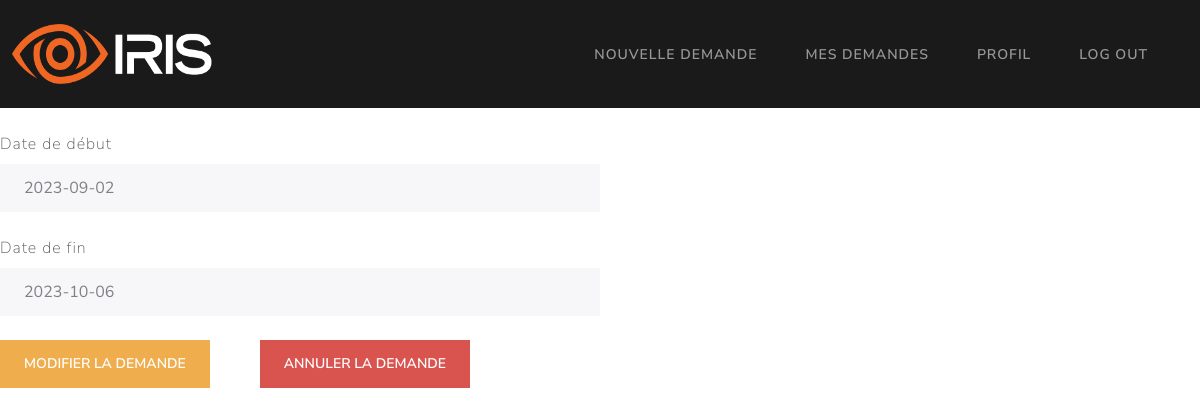
The app's page /employé/demande/1, older data.
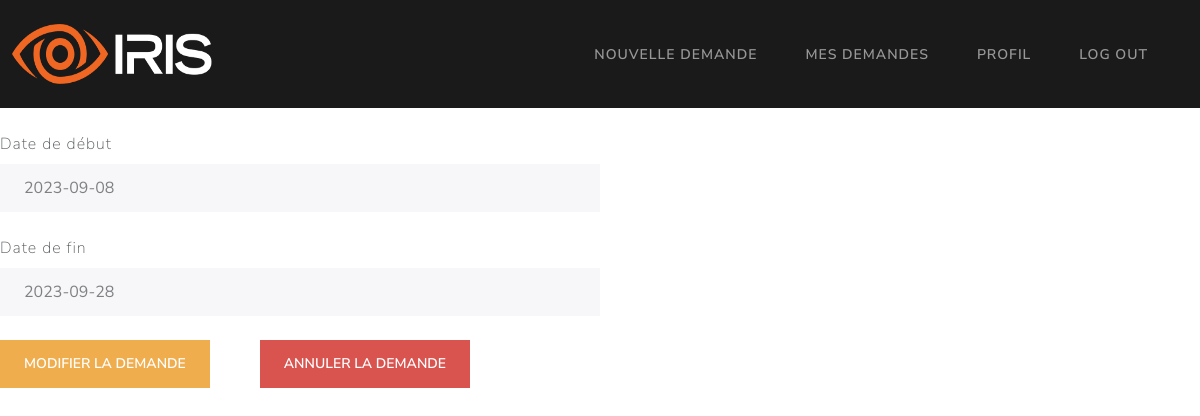
The same page, newer data.
### Models/models.py (models this page shows, shortened)
class demandeCongé(db.Model):
    id = db.Column(db.Integer, primary_key=True)
    date_debut = db.Column(db.String, unique=False, nullable=False)
    date_fin = db.Column(db.String, unique=False, nullable=False)
    statut = db.Column(db.String, unique=False, nullable=False)
    employee_matricule = db.Column(db.String, unique=False, nullable=False)

### app.py (the view)
@app.route("/employé/demande/<int:id>")
def demande(id):
	return getDemande(id)

### Controllers/demandeController.py (called while the page is built)
def getDemande(id):
    try:
        demande = demandeCongé.query.filter_by(id=id).first()
        return render_template('/user/demande.html', demande=demande)
    except Exception as e:
        return render_template('/user/demande.html', error=str(e))

### templates/user/demande.html
{% extends '/user/base.html' %} {% block title %} Demande {% endblock %} {%
block content %}
<div class="form-group">
  <label class="form-label mt-4" for="readOnlyInput">Date de début</label>
  <input
    class="form-control"
    id="readOnlyInput"
    type="text"
    placeholder={{
    demande.date_debut
    }}
    readonly=""
  />
</div>
<div class="form-group">
  <label class="form-label mt-4" for="readOnlyInput">Date de fin</label>
  <input
    class="form-control"
    id="readOnlyInput"
    type="text"
    placeholder={{
    demande.date_fin
    }}
    readonly=""
  />
</div>
<br />
{% if demande.statut == 'Processing' %}
<button
  style="float: left; margin-right: 50px"
  class="btn btn-warning"
  onclick="window.location='demande/{{ demande.id }}/edit';"
>
  Modifier la demande
</button>
<form action="/employé/demande/{{ demande.id }}/delete" method="POST">
  <button type="Submit" class="btn btn-danger">Annuler la demande</button>
</form>
{% endif %} {{ error }} {% endblock %}

### templates/user/base.html (shortened to what this page needs)
<!DOCTYPE html>
<html>
  <head>
    <link rel="stylesheet" href="{{ url_for('static', filename='bootstrap.css') }}" />
  </head>
  <body>
    <nav class="navbar navbar-expand-lg bg-primary" data-bs-theme="dark">
      <div class="container-fluid">
        <div>
            <img src="/static/g22.png" width="200" height="60">
        </div>
        <div class="collapse navbar-collapse" id="navbarColor01">
          <ul class="navbar-nav me-auto">
            <li class="nav-item">
              <a class="nav-link" href="nouvelle_demande">Nouvelle Demande</a>
            </li>
            <li class="nav-item">
              <a class="nav-link" href="mes_demandes">Mes Demandes</a>
            </li>
            <li class="nav-item">
              <a class="nav-link" href="home">Profil</a>
            </li>
            <li class="nav-item">
              <a class="nav-link" href="#">Log Out</a>
            </li>
          </ul>
        </div>
      </div>
    </nav>
    {% block content %} {% endblock %}
  </body>
</html>

Row changes from the older to the newer data that the page shows:
changed demandeCongé: date_debut "2023-09-02" → "2023-09-08"; date_fin "2023-10-06" → "2023-09-28"
